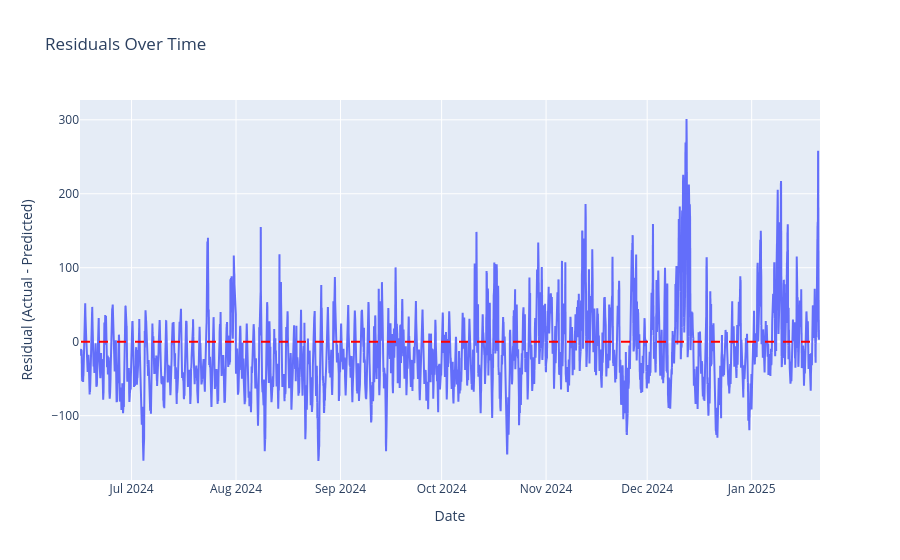
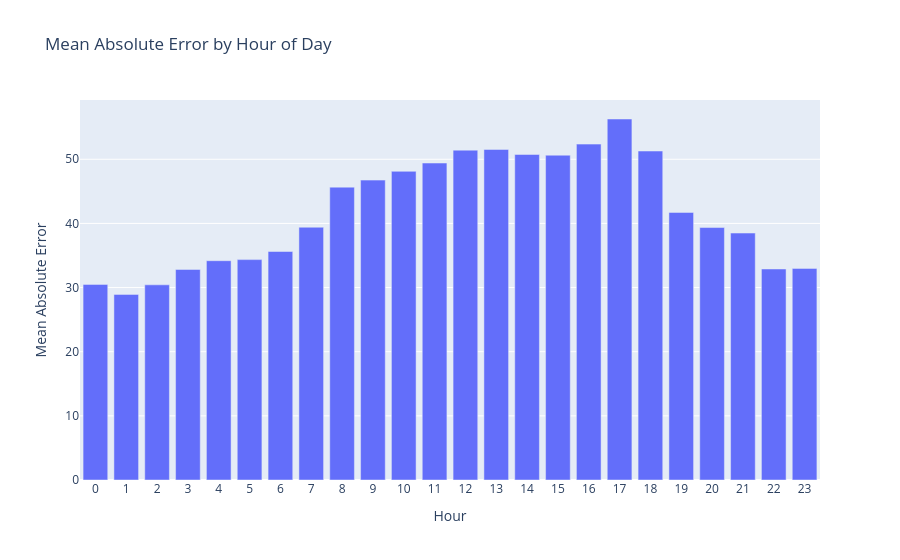
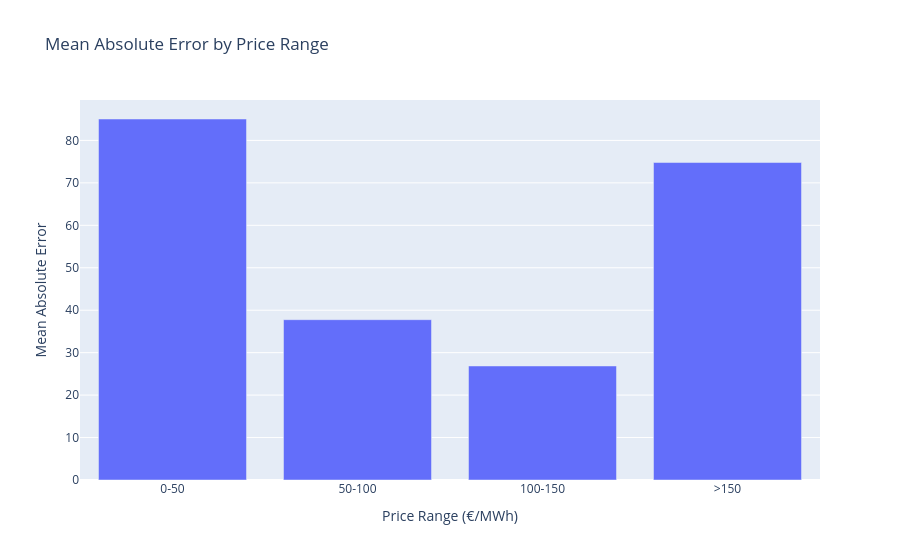

Notebook code for these charts, in order:
### Markdown cell above
### Other Analysis

#### PLOT 1: Residuals Over Time
- Calculation: The difference between actual and predicted prices for each point in the test set. 
- Insight: Shows howe prediction errors change over time. Large spikes suggest the model struggles, especially in winter time

#### PLOT 2: MAE by Hour of Day
- Calculation: Find the average absolute error for each hour of the day (0-23).  
- Insight: thjer are patterns in errors across the day, modul performs better at night (0-6) and worse during peak hours (11-17).

#### PLOT 3: MAE by Price Range
- Calculation: Find the average absolute error for different price ranges (0-50, 50-100, 100-150, >150 €/ mega watt hour)  
- Insight: Shows that the model struggles with very low or very high prices but does well in the middle range. IMO we can fix this by just training on 1 year's worth of data.

### Code cell
if results:
    # Get best model
    best_model_info = min(results, key=lambda x: x["rmse"])
    
    print("\nBEST MODEL FOUND:")
    print(f"Configuration: {best_model_info['name']}")
    print(f"RMSE: {best_model_info['rmse']:.2f}")
    print(f"MAE: {best_model_info['mae']:.2f}")
    print(f"sMAPE: {best_model_info['smape']:.2f}%")
    
    best_preds = best_model_info["predictions"]
    residuals = test['ISEM DA Price'] - best_preds
    
    # Prepare data for analysis
    test_copy = test.copy()
    test_copy['hour'] = test_copy.index.hour
    test_copy['abs_residual'] = abs(residuals)
    test_copy['price_range'] = pd.cut(test_copy['ISEM DA Price'], 
                                    bins=[0, 50, 100, 150, float('inf')],
                                    labels=['0-50', '50-100', '100-150', '>150'])
    
    # 1. Residuals plot
    fig = go.Figure()
    fig.add_trace(go.Scatter(x=test.index, y=residuals, name='Residuals'))
    fig.add_shape(type="line", x0=test.index[0], y0=0, x1=test.index[-1], y1=0, 
                 line=dict(color="red", width=2, dash="dash"))
    fig.update_layout(title='Residuals Over Time', xaxis_title='Date', 
                     yaxis_title='Residual (Actual - Predicted)')
    fig.show()
    
    # 2. Error by hour
    hourly_error = test_copy.groupby('hour', observed=True)['abs_residual'].mean()
    fig = go.Figure(data=[go.Bar(x=hourly_error.index, y=hourly_error.values)])
    fig.update_layout(title='Mean Absolute Error by Hour of Day', 
                     xaxis_title='Hour', yaxis_title='Mean Absolute Error',
                     xaxis=dict(tickmode='linear', tick0=0, dtick=1))
    fig.show()
    
    # 3. Error by price range
    price_range_error = test_copy.groupby('price_range', observed=True)['abs_residual'].mean()
    fig = go.Figure(data=[go.Bar(x=price_range_error.index, y=price_range_error.values)])
    fig.update_layout(title='Mean Absolute Error by Price Range',
                     xaxis_title='Price Range (€/MWh)', yaxis_title='Mean Absolute Error')
    fig.show()

### Figure 1 — Plotly figure (JSON) as saved in the notebook; plotly's stock layout.template omitted (floating-point values rounded to 4 significant figures; data arrays with more than 128 entries replaced by an {"elided": "..."} marker saying what was removed)
{"data": [{"name": "Residuals", "type": "scatter", "x": {"elided": "10512 str values"}, "y": {"elided": "10512 float values"}}], "layout": {"shapes": [{"line": {"color": "red", "dash": "dash", "width": 2}, "type": "line", "x0": "2024-06-16T00:00:00", "x1": "2025-01-20T23:30:00", "y0": 0, "y1": 0}], "title": {"text": "Residuals Over Time"}, "xaxis": {"title": {"text": "Date"}}, "yaxis": {"title": {"text": "Residual (Actual - Predicted)"}}}}

### Figure 2 — Plotly figure (JSON) as saved in the notebook; plotly's stock layout.template omitted (floating-point values rounded to 4 significant figures)
{"data": [{"type": "bar", "x": [0, 1, 2, 3, 4, 5, 6, 7, 8, 9, 10, 11, 12, 13, 14, 15, 16, 17, 18, 19, 20, 21, 22, 23], "y": [30.49, 28.94, 30.43, 32.83, 34.19, 34.36, 35.62, 39.41, 45.66, 46.75, 48.12, 49.41, 51.42, 51.53, 50.75, 50.64, 52.36, 56.28, 51.29, 41.72, 39.36, 38.5, 32.9, 32.99]}], "layout": {"title": {"text": "Mean Absolute Error by Hour of Day"}, "xaxis": {"dtick": 1, "tick0": 0, "tickmode": "linear", "title": {"text": "Hour"}}, "yaxis": {"title": {"text": "Mean Absolute Error"}}}}

### Figure 3 — Plotly figure (JSON) as saved in the notebook; plotly's stock layout.template omitted (floating-point values rounded to 4 significant figures)
{"data": [{"type": "bar", "x": ["0-50", "50-100", "100-150", ">150"], "y": [85.05, 37.77, 26.86, 74.79]}], "layout": {"title": {"text": "Mean Absolute Error by Price Range"}, "xaxis": {"title": {"text": "Price Range (€/MWh)"}}, "yaxis": {"title": {"text": "Mean Absolute Error"}}}}
